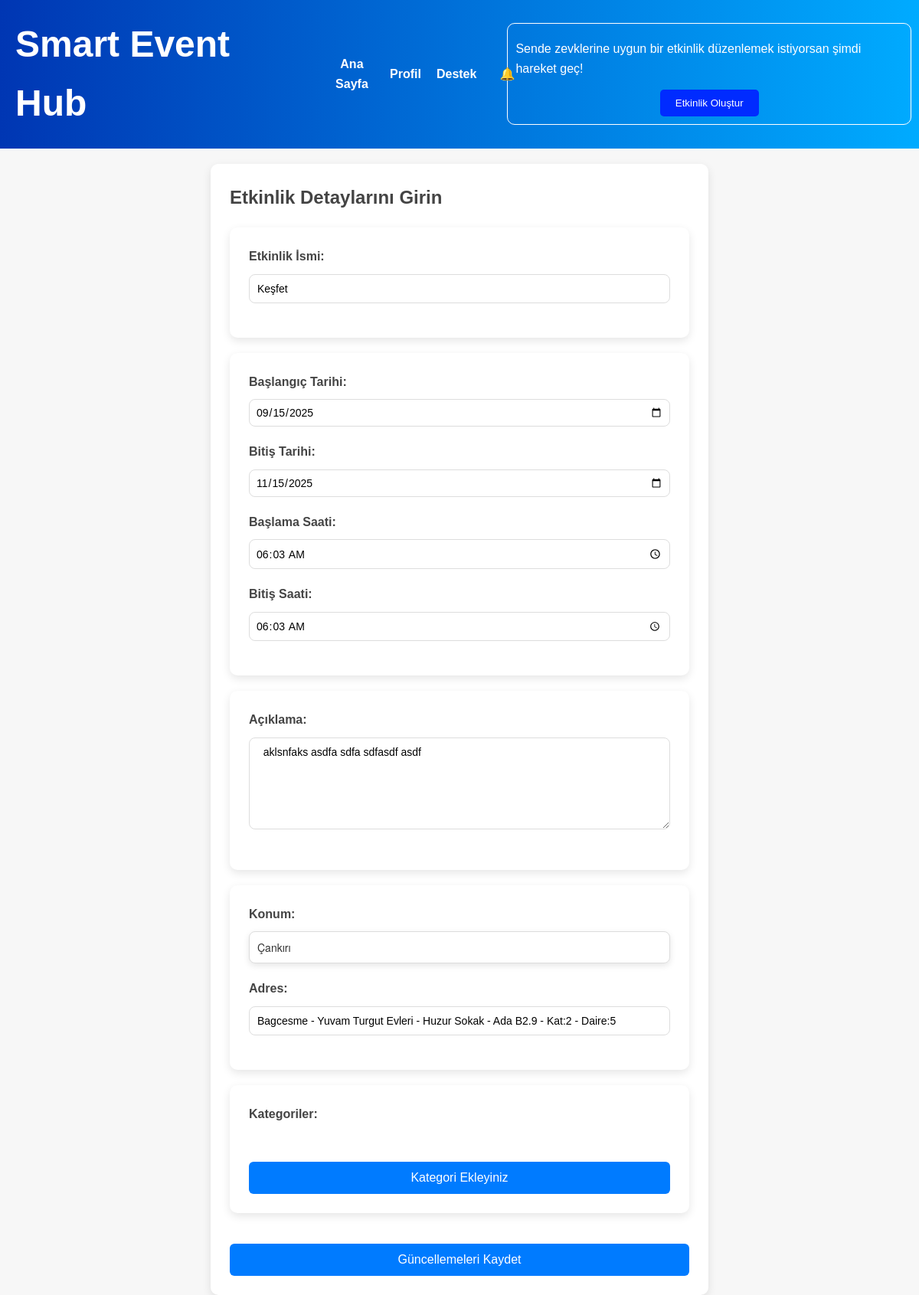
Screenshot of /edit_event/4 with the database file from the repository.
### tables this page shows
CREATE TABLE events (
        ID INTEGER PRIMARY KEY AUTOINCREMENT,
        event_name TEXT NOT NULL,
        description TEXT NOT NULL,
        startDate TEXT NOT NULL,
        finishDate TEXT NOT NULL,
        startTime TEXT NOT NULL,
        finishTime TEXT NOT NULL,
        duration TEXT NOT NULL,
        city TEXT NOT NULL,        
        address TEXT NOT NULL,        
        category TEXT NOT NULL,
        creator_username TEXT NOT NULL,
        isApproved BOOLEAN DEFAULT FALSE NOT NULL
    );

### app.py (the view)
@app.route('/edit_event/<int:event_id>')
def edit_event(event_id):
    event = get_event_by_id(event_id)
    return render_template('editEvent.html', event=event)

### database.py (called while the page is built)
def get_db_connection():
    conn = sqlite3.connect(DATABASE)
    conn.row_factory = sqlite3.Row
    return conn

def get_event_by_id(event_id):
    conn = get_db_connection()
    cursor = conn.cursor()
    cursor.execute('''
        SELECT * FROM events WHERE ID = ?
    ''', (event_id,))
    event = cursor.fetchone()
    conn.close()
    return event

### templates/editEvent.html (shortened to what this page needs)
<!DOCTYPE html>
<html lang="tr">
<head>
    <link rel="stylesheet" href="{{ url_for('static', filename='css/createEvent_style.css') }}">
</head>
<body>
    {% include 'header.html' %}
    <section class="event-form">
        <h2>Etkinlik Detaylarını Girin</h2>
            <form method="POST" id="event-form" action="{{ url_for('update_event', event_id=event['ID']) }}" enctype="multipart/form-data">
            <div class="form-group interests-section">
                <label for="event-name">Etkinlik İsmi:</label>
                <input type="text" id="event-name" name="event-name" placeholder="Etkinlik ismini girin" value="{{ event['event_name'] }}" required>
            </div>
            <div class="form-group interests-section">
                <label for="event-start-date">Başlangıç Tarihi:</label>
                <input type="date" id="event-start-date" name="event-start-date" value="{{ event['startDate'] }}" required>
                <label for="event-finish-date">Bitiş Tarihi:</label>
                <input type="date" id="event-finish-date" name="event-finish-date" value="{{ event['finishDate'] }}" required>
                <label for="event-start-time">Başlama Saati:</label>
                <input type="time" id="event-start-time" name="event-start-time" value="{{ event['startTime'] }}" required>
                <label for="event-finish-time">Bitiş Saati:</label>
                <input type="time" id="event-finish-time" name="event-finish-time" value="{{ event['finishTime'] }}" required>
            </div>
            <div class="form-group interests-section">
                <label for="event-description">Açıklama:</label>
                <textarea id="event-description" name="event-description" placeholder="Etkinlik açıklamasını girin" required> {{ event['description'] }} </textarea>
            </div>
            <div class="form-group interests-section">
                <label for="event-city">Konum:</label>
        <select id="location" name="location" required>
            <option value="Çankırı" {% if event['city'] == 'Çankırı' %}selected{% endif %}>Çankırı</option>
        </select>
                <label for="event-address">Adres:</label>
                <input type="text" id="event-address" name="event-address" placeholder="Örn: Mahalle, Cadde, Sokak" value="{{ event['address'] }}" required>
            </div>
            <div class="form-group interests-section">
                <label for="interests">Kategoriler:</label>
                <button type="button" class="manage-interests-btn" onclick="toggleInterests()">Kategori Ekleyiniz</button>
            </div>
            <button type="submit">Güncellemeleri Kaydet</button>
        </form>
    </section>
</body>
</html>

### static/css/createEvent_style.css (style rules this page uses)
body { font-family: Arial, sans-serif; background-color: #f7f7f7; color: #333; padding: 20px; margin: 0; box-sizing: border-box; }
body::before { content: ''; background-image: url('../images/events.jpg'); background-size: cover; background-position: center; opacity: 0.6; position: fixed; top: 0; left: 0; width: 100%; height: 100%; z-index: -1; }
h2 { font-size: 1.5rem; color: #444; }
.event-form { background-color: #fff; border-radius: 10px; padding: 25px; box-shadow: 0 4px 12px rgba(0, 0, 0, 0.1); max-width: 600px; margin: 0 auto; }
.event-form label { font-size: 16px; color: #444; font-weight: 600; margin-bottom: 10px; display: block; }
.event-form input, .event-form textarea, .event-form select { width: 100%; padding: 10px; margin-bottom: 20px; border: 1px solid #ddd; border-radius: 8px; font-size: 14px; box-sizing: border-box; }
.event-form input[type="date"], .event-form input[type="time"] { padding: 8px; }
.event-form textarea { resize: vertical; height: 120px; }
.event-form button { background-color: #007bff; color: #fff; border: none; padding: 12px 18px; border-radius: 6px; cursor: pointer; width: 100%; font-size: 16px; margin-top: 20px; transition: background-color 0.3s ease; text-align: center; }
.interests-section { background-color: #fff; border-radius: 10px; padding: 25px; box-shadow: 0 4px 12px rgba(0, 0, 0, 0.1); margin-top: 20px; }
.interests-section label { font-size: 16px; color: #444; font-weight: 600; margin-bottom: 10px; display: block; }
select { width: 100%; padding: 12px 20px; margin-bottom: 18px; border-radius: 6px; border: 1px solid #ddd; background-color: #fff; font-size: 14px; color: #333; font-family: 'Helvetica Neue', Arial, sans-serif; cursor: pointer; transition: all 0.3s ease; appearance: none; -webkit-appearance: none; -moz-appearance: none; position: relative; }
select::after { content: " ▼"; position: absolute; right: 20px; top: 50%; transform: translateY(-50%); color: #888; pointer-events: none; }
select { box-shadow: 0 3px 8px rgba(0, 0, 0, 0.1); }
.form-group { margin-bottom: 20px; }
label { font-weight: bold; margin-bottom: 10px; display: block; }

### static/css/header_style.css (style rules this page uses)
* { margin: 0; padding: 0; font-family: 'Arial', sans-serif; transition: all 0.3s ease; }
body, html { margin: 0; padding: 0; width: 100%; height: 100%; color: #333; line-height: 1.6; font-size: 16px; }

### rows the page displays
events: event-name "Keşfet", event-start-date "09/15/2025", event-finish-date "11/15/2025", event-start-time "06:03", event-finish-time "06:03", event-description "aklsnfaks asdfa sdfa sdfasdf asdf", location "Çankırı", event-address "Bagcesme - Yuvam Turgut Evleri - Huzur Sokak - Ada B2.9 - Kat:2 - Daire:5"
